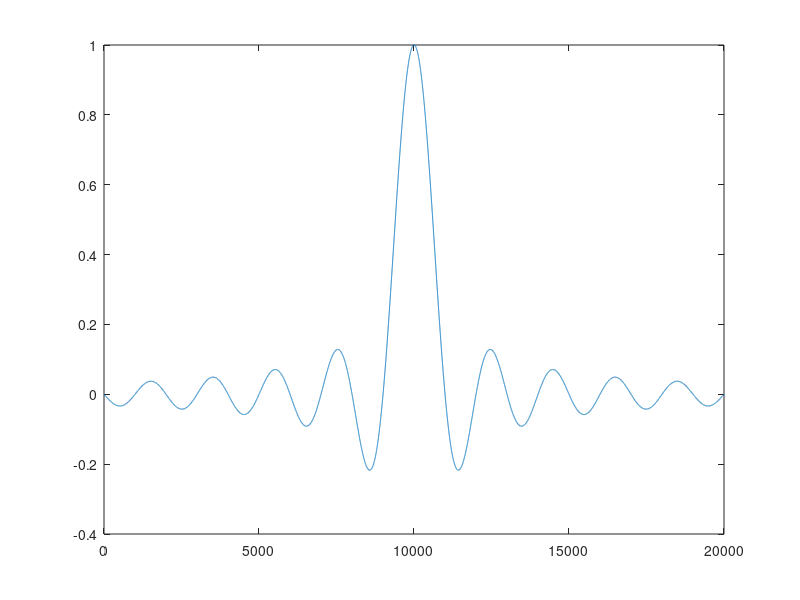

The MATLAB script that drew this image:
close all;
clear all;
clc;

v = load("u.dat");

R = 0.01;

p_inst = v.^2 / R;
P_avg_total = mean(p_inst);
plot(v);
disp("The average power of the signal is: " + P_avg_total + "W");

num_samples = length(v);
window_fraction = 0.10 * num_samples;

k_round = round(0.10 * num_samples);
p_avg_moving_round = movmean(p_inst, k_round);
P_max = max(p_avg_moving_round);

%hold on;
%figure;
%
% plot(p_avg_moving_round)

disp("The maximum power for 10% of the signal is: " + P_max + "W");

